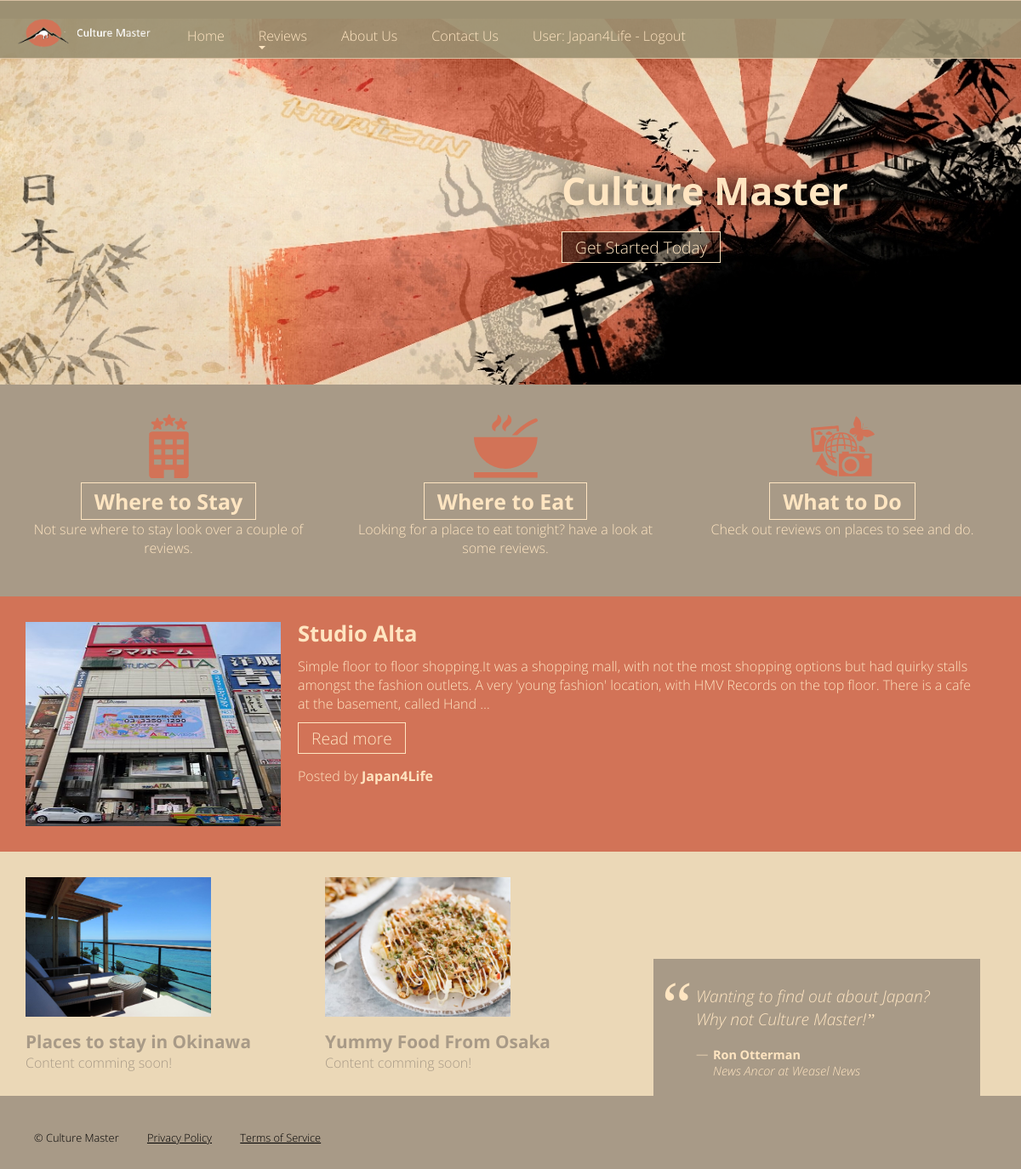
The page /home/ (signed in) on the database its author committed.
### home/models.py (models this page shows, shortened)
class Review(models.Model):
    TYPE_CHOICES = (
        ('Food', 'Food'),
        ('Activities', 'Activities'),
        ('Accommodation', 'Accommodation')
    )
    title = models.CharField(max_length=50)
    type = models.CharField(choices=TYPE_CHOICES, max_length=30, default=2)
    content = models.CharField(max_length=4096)
    poster = models.ForeignKey(
        settings.AUTH_USER_MODEL, on_delete=models.SET_NULL, null=True)
    posted = models.CharField(max_length=16, default=timezone.now().date())
    image = models.ImageField(upload_to='review_Images/')
    readonly_fields = ('posted', 'poster')

### home/views.py (the view)
# urls.py: path('', RedirectView.as_view(url='/home/', permanent=True)),
def home(request):
    queryset1 = Review.objects.order_by('-posted')[:1]
    meta = {
        'title': 'Home',
        'companyName': companyName,
        'review_list': queryset1,
        'description': companyName + ' home page where you can see a quick rundown of the page and its features'
    }
    return render(request, 'home/home.html', meta)

### home/templates/home/home.html
{% extends "base.html" %}
{% load static %}
{% block content %}
    <section class="main">
        <aside>
            <div class="content accommodation">
                <h3><a class="btn" href="{% url 'reviews_list_accommodation' %}">Where to Stay</a></h3>
                <p>Not sure where to stay look over a couple of reviews.</p>
            </div>
        </aside>
        <aside>
            <div class="content food">
                <h3><a class="btn" href="{% url 'reviews_list_food' %}">Where to Eat</a></h3>
                <p>Looking for a place to eat tonight? have a look at some reviews.</p>
            </div>
        </aside>
        <aside>
            <div class="content activities">
                <h3><a class="btn" href="{% url 'reviews_list_activities' %}">What to Do</a></h3>
                <p>Check out reviews on places to see and do.</p>
            </div>
        </aside>
    </section>
    <section class="recentReviewClass">
        <article>
            {% if review_list %}
                {% for i in review_list %}
                    <img class="imageNew" id="reviewImage" src="{{ i.image.url }}">
                    <h2>{{ i.title|capfirst }}</h2>
                    <p>{{ i.content|truncatechars:255 }}</p>
                    <a class="btn" title="Launching" href="{% url 'review_detail' i.id %}">Read more</a>
                    <p class="poster">Posted by <strong>{{ i.poster }}</strong></p>
                {% endfor %}
            {% else %}
                <p>There are no reviews to display.</p>
            {% endif %}
        </article>
    </section>
    <section class="Phase">
        <aside>
            <div class="content">
                <img class="imgg" alt="Phase 2" src="{% static 'images/Okinawa_Place_to_Stay.png' %}"/>
                <h4>Places to stay in Okinawa</h4>
                <p>Content comming soon!</p>
            </div>
        </aside>
        <aside>
            <div class="content">
                <img class="imgg" alt="Phase 3" src="{% static 'images/Yummy_Food_From_Osaka.png' %}">
                <h4>Yummy Food From Osaka</h4>
                <p>Content comming soon!</p>
            </div>
        </aside>
        <blockquote>
            <p class="quote">Wanting to find out about Japan? Why not {{ companyName }}!</p>
            <p class="credit"><strong>Ron Otterman</strong><br><em>News Ancor at Weasel News</em></p>
        </blockquote>
    </section>
{% endblock %}

### home/templates/base.html (shortened to what this page needs)
﻿{% load static %}
<!DOCTYPE HTML>
<html>
<head>
    <link rel="stylesheet" type="text/css" media="screen" href="{% static 'css/css.css' %}">
</head>
<body>
<div id="page">
    <header>
        <div>
            <div class="hero">
                <h1>Culture Master</h1><a id="titleButton" title="Get Started" href="{% url 'reviews_list_strd' %}">Get
                Started <span>Today</span></a>
            </div>
        </div>
    </header>
    {% block content %}
    {% endblock %}
    <nav id="Navi">
        <a class="logo" title="Culture Master" href="{% url 'home' %}"><span>Culture Master</span></a>
        <ul>
            <li><a title="Home" href="{% url 'home' %}">Home</a></li>
            <li>
                <a title="Reviews" href="{% url 'reviews_list_strd' %}" aria-haspopup="true">Reviews</a>
            </li>
            <li>
                <a title="About Us" href="{% url 'history' %}">About Us</a>
            </li>
            <li><a title="Contact Us" href="{% url 'contact' %}">Contact Us</a></li>
            {% if user.is_authenticated %}
                <li>
                    <a href="{% url 'logged_out_user' %}?next={{ request.path }}">User: {{ user.get_username }} -
                        Logout</a>
                </li>
            {% else %}
                <li><a href="{% url 'login' %}?next={{ request.path }}">Login</a></li>
            {% endif %}
        </ul>
    </nav>
    <footer>
        <div>
            &copy; Culture Master
            <div class="content">
                <a title="Privacy Policy" href="{% url 'privacyPolicy' %}">Privacy Policy</a>
                <a title="Terms of Service" href="{% url 'termsOfService' %}">Terms of Service</a>
            </div>
        </div>
    </footer>
</div>
</body>
</html>

### rows shown on the page
Review: image (picture), title "Studio Alta", content "Simple floor to floor shopping.It was a shopping mall, with not the most shopping options but had quirky stalls amongst the fashion outlets. A very 'young fashion' location, with HMV Records on the top floor. There is a cafe at the basement, called Hand …", poster "Japan4Life"

### other values the page prints
{{ companyName }} "Culture Master"
{{ user.get_username }} "Japan4Life"
